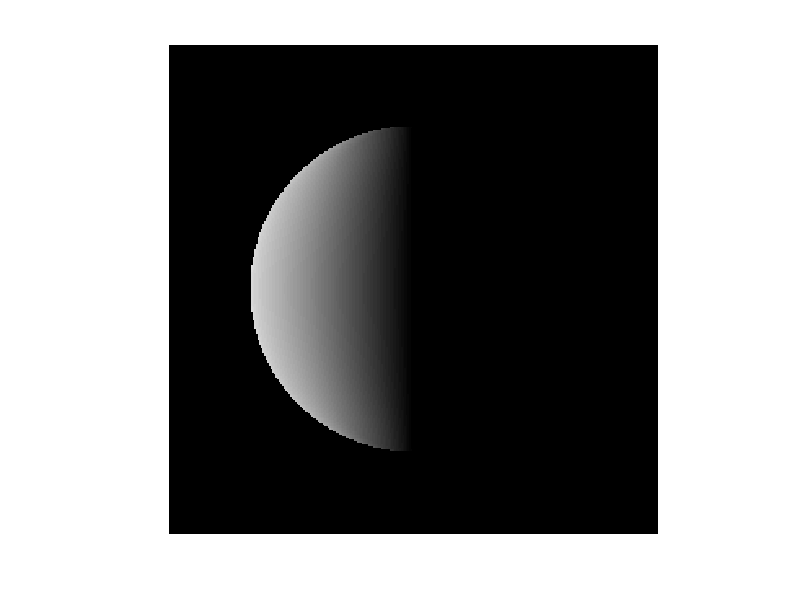

This chart was generated by the following MATLAB code: (Note: this script raises an error after producing the figure.)
% Supplementary material: Wohlfarth and Wöhler 2022
% Wavelength-dependent seeing systematically changes the normalized slope of telescopic reflectance spectra of Mercury.
% 13.01.22 K. Wohlfarth 
%% 1) Model Setup
fvx = linspace(-1.5,1.5,300);
fvy = linspace(-1.5,1.5,300);
fx = [-1.5 1.5];
fy = [-1.5 1.5];

selo = 0; % selo: sub-earth longitude
sela = 0; % sela: sub-earth latitude
ad = 7;   % ideal angular diameter
fvCenter = [sela 360 - selo];

fWLD = 0.570; % wavelength-difference 1.000 mum - 0.430  mum
reflmodel.model = 'amsa'; % Hapke 'amsa' or Kaasalainen-Shkuratov 'KS3'
switch reflmodel.model
    case 'amsa'
        load('fmRamsa.mat')
        fmR = fmRamsa;
    case 'KS3'
        load('fmRKS3.mat')
        fmR = fmRKS3;
end

%% Case 1: No seeing
% Reflectance
figure; 
himIdeal = imshow(fmR(:,:,1),[0 0.1],'XData',fx,'YData',fy);
colormap gray
hold on;
axesm ('ortho', 'Frame', 'off', 'Grid', 'on','GColor','white');
getm(gca);
setm(gca,'origin',[0 selo 180]);
p = nsidedpoly(1000, 'Center', [0 0], 'Radius', 1);
plot(p,'FaceAlpha',0,'EdgeColor','white','LineWidth',2); 
axis equal
colorbar;
set(himIdeal, 'AlphaData', ~isnan(fmR(:,:,3)))
text(-1.4,-1.4,'$1 / sr$','Interpreter','Latex','Color','white')
text(-0.75,0,sprintf('X R0'));
[~,nxSample] = min(abs(fvx- (-0.7)));
[~,nySample] = min(abs(fvy- (0)));
R0 = fmR(nySample,nxSample,1);
disp(R0);

% Slope
fmIdealSlope = (fmR(:,:,1)-fmR(:,:,3))/fWLD;
figure; himIdealSlope = imshow(fmIdealSlope,[0 0.1],'XData',fx,'YData',fy);
colormap jet
hold on;
axesm ('ortho', 'Frame', 'off', 'Grid', 'on','GColor','black');
getm(gca);
setm(gca,'origin',[0 selo 180]);
p = nsidedpoly(1000, 'Center', [0 0], 'Radius', 1);
plot(p,'FaceAlpha',0,'EdgeColor','black','LineWidth',2); 
axis equal
colorbar;
set(himIdealSlope, 'AlphaData', fmIdealSlope(:,:)>0)
text(-1.4,-1.4,'$1 / (sr\ \mu m)$','Interpreter','Latex')
text(-0.75,0,sprintf('X S0'));
[~,nxSample] = min(abs(fvx- (-0.70)));
[~,nySample] = min(abs(fvy- (0)));
S0 = fmIdealSlope(nySample,nxSample);
disp(S0);

% Normalized slope
fmIdealNormSlope = (fmR(:,:,1)-fmR(:,:,3))./fmR(:,:,3)/fWLD*100;
figure; himIdealNormSlope = imshow(fmIdealNormSlope,[200 300],'XData',fx,'YData',fy);
colormap jet
hold on;
axesm ('ortho', 'Frame', 'on', 'Grid', 'on','GColor','black');
getm(gca);
setm(gca,'origin',[0 selo 180]);
p = nsidedpoly(1000, 'Center', [0 0], 'Radius', 1);
plot(p,'FaceAlpha',0,'EdgeColor','black','LineWidth',2); 
axis equal
colorbar;
set(himIdealNormSlope, 'AlphaData', fmIdealNormSlope>0)
text(-0.1,-0.90,sprintf('X\n A'));
[~,nxSample] = min(abs(fvx- (-0.04)));
[~,nySample] = min(abs(fvy- (-0.98)));
A = fmIdealNormSlope(nySample,nxSample);
disp(A);

text(-0.78,0,'X B');
[~,nxSample] = min(abs(fvx- (-0.72)));
[~,nySample] = min(abs(fvy- (0)));
B = fmIdealNormSlope(nySample,nxSample);
disp(B);
text(-1.4,-1.4,'$\% / \mu m$','Interpreter','Latex')

%% Case 2: Constant seeing
fwhm_to_sigma = 2*sqrt(2*log(2));
arcsec_ = 200/ad*1; % 1 arcsec in pixel 
seeing_factor = arcsec_/fwhm_to_sigma;

FWHM_seeing = 1.5;

sigma_1 = seeing_factor*FWHM_seeing; %seeing = 1.0 arcseconds
fmI_seeing = (imgaussfilt((fmR(:,1:300,:)),sigma_1));

%% 
% Reflectance
figure; 
himConstant = imshow(fmI_seeing(:,:,1),[0 0.1],'XData',fx,'YData',fy);
colormap gray
hold on;
axesm ('ortho', 'Frame', 'on', 'Grid', 'on','GColor','white');
getm(gca);
setm(gca,'origin',[0 selo 180]);
p = nsidedpoly(1000, 'Center', [0 0], 'Radius', 1);
plot(p,'FaceAlpha',0,'EdgeColor','white','LineWidth',2); 
axis equal
colorbar; 
text(-1.4,-1.4,'$1/sr$','Interpreter','Latex','Color','white')
%set(himConstant, 'AlphaData', fmI_seeing1(:,:,2)>0)

% Slope
fmConstSlope = (fmI_seeing(:,:,1)-fmI_seeing(:,:,3))/fWLD;
figure; himConstantSlope = imshow(fmConstSlope,[0 0.1],'XData',fx,'YData',fy);
colormap jet
hold on;
axesm ('ortho', 'Frame', 'on', 'Grid', 'on','GColor','black');
getm(gca);
setm(gca,'origin',[0 selo 180]);
p = nsidedpoly(1000, 'Center', [0 0], 'Radius', 1);
plot(p,'FaceAlpha',0,'EdgeColor','black','LineWidth',2); 
axis equal
colorbar;
%set(himConstantSlope, 'AlphaData', fmConstSlope>0)
set(himConstantSlope, 'AlphaData', fmI_seeing(:,:,3)>0.01*max(max(fmI_seeing(:,:,3))));
text(-1.4,-1.4,'$1 / (sr\ \mu m)$','Interpreter','Latex')
text(-0.8,0,sprintf('X S1'));
[~,nxSample] = min(abs(fvx- (-0.73)));
[~,nySample] = min(abs(fvy- (0)));
S1 = fmConstSlope(nySample,nxSample);
disp(S1);

% Normalized Slope
figure; 
fmConstNormSlope = (fmI_seeing(:,:,1)-fmI_seeing(:,:,3))./fmI_seeing(:,:,3)/fWLD*100;
himConstantNormSlope = imshow(fmConstNormSlope,[200 300],'XData',fx,'YData',fy);
colormap jet
hold on;
axesm ('ortho', 'Frame', 'on', 'Grid', 'on','GColor','black');
getm(gca);
setm(gca,'origin',[0 selo 180]);
p = nsidedpoly(1000, 'Center', [0 0], 'Radius', 1);
plot(p,'FaceAlpha',0,'EdgeColor','black','LineWidth',2); 
axis equal
colorbar;
%set(himConstantNormSlope, 'AlphaData', ~isnan(fmConstNormSlope))
set(himConstantNormSlope, 'AlphaData', fmI_seeing(:,:,3)>0.01*max(max(fmI_seeing(:,:,3))));
text(0.03,-0.92,'X C');
[~,nxSample] = min(abs(fvx- (0.09)));
[~,nySample] = min(abs(fvy- (-0.9)));
C = fmConstNormSlope(nySample,nxSample);
disp(C);
text(-0.66,0,'X D');
[~,nxSample] = min(abs(fvx- (-0.60)));
[~,nySample] = min(abs(fvy- (0)));
D = fmConstNormSlope(nySample,nxSample);
disp(D);
text(-0.25,1.26,'X E');
[~,nxSample] = min(abs(fvx- (-0.19)));
[~,nySample] = min(abs(fvy- (1.28)));
E = fmConstNormSlope(nySample,nxSample);
disp(E);
text(-1.4,-1.4,'$\% / \mu m$','Interpreter','Latex');

%% Case 3: Wavelength-dependent seeing

fvMDISwl = [1000 750 430]*1e-6;
fwhm_to_sigma = 2*sqrt(2*log(2));
arcsec_ = 200/ad*1; % 1 arcsec in pixel 
seeing_factor = arcsec_/fwhm_to_sigma;
sigma_1000 = seeing_factor*0.5; %seeing = 05.arcseconds
sigma_750 = seeing_factor*0.5; %seeing = 05.arcseconds
sigma_430 = seeing_factor*0.5;

FWHM_seeing = 1.5;

% wavelength dependent FWHM (Boyd et al. 1978)
sigma_min = seeing_factor*FWHM_seeing; 
aa = 1/5; % power law
bb = sigma_min*fvMDISwl(3)^(aa); % coefficient to realize sigma_min
sigma = bb*fvMDISwl.^(-aa);
fmI_seeing(:,:,1) = (imgaussfilt((fmR(:,:,1)),sigma(1)));
fmI_seeing(:,:,2) = (imgaussfilt((fmR(:,:,2)),sigma(2)));
fmI_seeing(:,:,3) = (imgaussfilt((fmR(:,:,3)),sigma(3)));

%%
% Reflectance
figure; 
himWL = imshow(fmI_seeing(:,:,1),[0 0.1],'XData',fx,'YData',fy);
colormap gray
hold on;
axesm ('ortho', 'Frame', 'on', 'Grid', 'on','GColor','white');
getm(gca);
setm(gca,'origin',[0 selo 180]);
p = nsidedpoly(1000, 'Center', [0 0], 'Radius', 1);
plot(p,'FaceAlpha',0,'EdgeColor','white','LineWidth',2); 
axis equal
colorbar;
text(-1.4,-1.4,'$1/sr$','Interpreter','Latex','Color','White')
%set(himConstant, 'AlphaData', fmI_seeing1(:,:,2)>0)

% Slope
fmWLSlope = (fmI_seeing(:,:,1)-fmI_seeing(:,:,3))/fWLD;
figure; himWLSlope = imshow(fmWLSlope,[0 0.1],'XData',fx,'YData',fy);
colormap jet
hold on;
axesm ('ortho', 'Frame', 'on', 'Grid', 'on','GColor','black');
getm(gca);
setm(gca,'origin',[0 selo 180]);
p = nsidedpoly(1000, 'Center', [0 0], 'Radius', 1);
plot(p,'FaceAlpha',0,'EdgeColor','black','LineWidth',2); 
axis equal
colorbar;
%set(himWLSlope, 'AlphaData', fmWLSlope>0)
set(himWLSlope, 'AlphaData', fmI_seeing(:,:,3)>0.01*max(max(fmI_seeing(:,:,3))))
text(-1.4,-1.4,'$1 / (sr\ \mu m)$','Interpreter','Latex')
text(-0.8,0,sprintf('X S2'));
[~,nxSample] = min(abs(fvx- (-0.73)));
[~,nySample] = min(abs(fvy- (0)));
S2 = fmWLSlope(nySample,nxSample);
disp(S2);

% Normalized Slope
figure; 
fmWLNormSlope = (fmI_seeing(:,:,1)-fmI_seeing(:,:,3))./fmI_seeing(:,:,3)/fWLD*100;
himConstantNormSlope = imshow(fmWLNormSlope,[0 350],'XData',fx,'YData',fy);
colormap jet
hold on;
axesm ('ortho', 'Frame', 'on', 'Grid', 'on','GColor','black');
getm(gca);
setm(gca,'origin',[0 selo 180]);
p = nsidedpoly(1000, 'Center', [0 0], 'Radius', 1);
plot(p,'FaceAlpha',0,'EdgeColor','black','LineWidth',2); 
axis equal
%colorbar;
cH = colorbar;
cH.TickLabelInterpreter = 'tex';
cH.TickLabels{1} = [sprintf('\\color[rgb]{%f,%f,%f} ', [0 0 0]), '<0'];
set(himConstantNormSlope, 'AlphaData', fmI_seeing(:,:,3)>0.01*max(max(fmI_seeing(:,:,3))))
text(-1.35,0,'X F','Color','w');
[~,nxSample] = min(abs(fvx- (-1.30)));
[~,nySample] = min(abs(fvy- (0)));
F = fmWLNormSlope(nySample,nxSample);
disp(F);
text(-1.4,-1.4,'$\% / \mu m$','Interpreter','Latex')

%% Ratio Normalized Slope wavelength-dependent seeing / Normalized Slope constant Seeing
figure; 
fmRatio = fmWLNormSlope./fmConstNormSlope;
himRatio = imshow(fmRatio,[0 1.20],'XData',fx,'YData',fy);
colormap jet
hold on;
axesm ('ortho', 'Frame', 'on', 'Grid', 'on','GColor','black');
getm(gca);
setm(gca,'origin',[0 selo 180]);
p = nsidedpoly(1000, 'Center', [0 0], 'Radius', 1);
plot(p,'FaceAlpha',0,'EdgeColor','black','LineWidth',2); 
axis equal
colorbar;
set(himRatio, 'AlphaData', fmI_seeing(:,:,3)>0.01*max(max(fmI_seeing(:,:,3))))
cH = colorbar;
cH.TickLabelInterpreter = 'tex';
cH.TickLabels{1} = [sprintf('\\color[rgb]{%f,%f,%f} ', [0 0 0]), '<0'];
text(-0.4,-0.83,'X G');
[~,nxSample] = min(abs(fvx- (-0.35)));
[~,nySample] = min(abs(fvy- (-0.82)));
G = fmRatio(nySample,nxSample);
disp(G);
text(-0.13,0,'X H');
[~,nxSample] = min(abs(fvx- (-0.06)));
[~,nySample] = min(abs(fvy- (0)));
H = fmRatio(nySample,nxSample);
disp(H);

%% results at points
fvRes = [R0 S0 S1 S2 A B C D E F G H]

